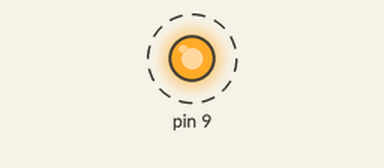
Simulated run of this sketch. Board: Arduino Uno, built with avr-gcc and run on an emulated ATmega328P. On the bench: output pins drawn as LEDs (lit = HIGH). Dashed ring = blinking. What the sketch prints to the serial monitor is not drawn.

Above: at 0.5 s.
Timing chart, 0 to 4.6 s (numbered marks = the images above):
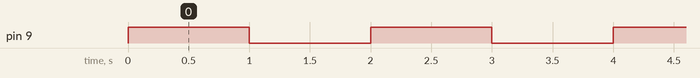

Measured:
- by itself, pin 9: alternates HIGH for 1.0 s and LOW for 1.0 s

The sketch:

ssr-on-off-arduino-01.ino
```cpp
void setup() {
  // put your setup code here, to run once:
  Serial.begin(9600);
}
int dec=0;
void loop() {
  // put your main code here, to run repeatedly:
  dec=255;
  Serial.println("SSR on");
  analogWrite(9, dec);
  delay(1000);
  dec=0;
  Serial.println("SSR off");
  analogWrite(9, dec);
  delay(1000);
}
```
